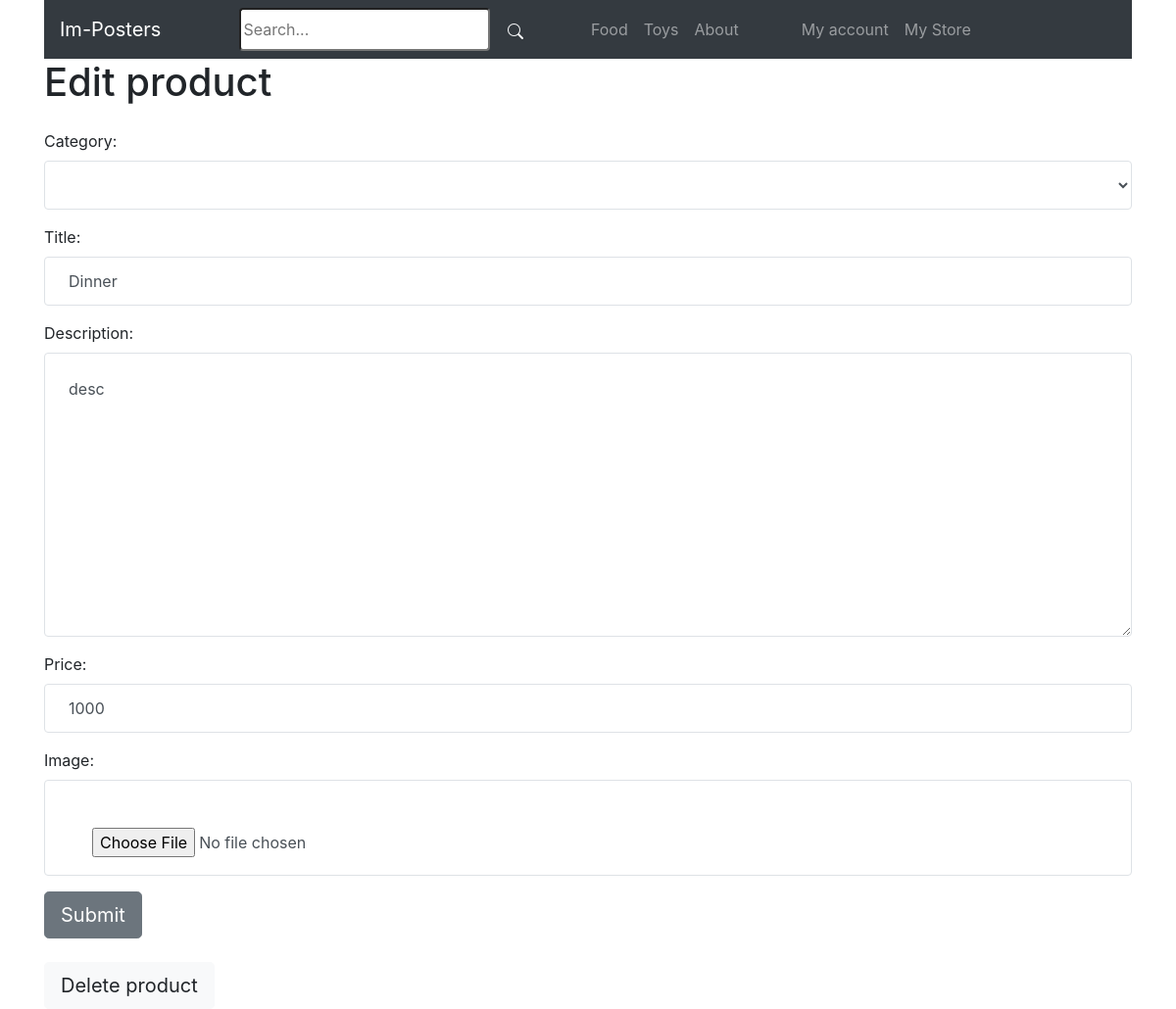
/my-store/edit-product/7/ (signed in), run on the app's committed database.
### store/models.py (models this page shows, shortened)
class Category(models.Model):
    title = models.CharField(max_length=50)
    slug = models.SlugField(max_length=50)
    class Meta:
        verbose_name_plural = 'Categories'
    def __str__(self):
        return self.title

class Product(models.Model):
    DRAFT = 'draft'
    WAITING_APPROVAL = 'waitingapproval'
    ACTIVE = 'active'
    DELETED = 'deleted'
    STATUS_CHOICES = (
        (DRAFT, 'Draft'),
        (WAITING_APPROVAL, 'Waiting approval'),
        (ACTIVE, 'Active'),
        (DELETED, 'Deleted'),
    )
    user = models.ForeignKey(User, related_name='products', on_delete=models.CASCADE)
    category = models.ForeignKey(Category, related_name='products', on_delete=models.CASCADE)
    title = models.CharField(max_length=50)
    slug = models.SlugField(max_length=50)
    description = models.TextField(blank=True)
    price = models.IntegerField()
    image = models.ImageField(upload_to='uploads/product_images', blank=True, null=True)
    thumbnail = models.ImageField(upload_to='uploads/product_images/thumbnail', blank=True, null=True)
    created_at = models.DateTimeField(auto_now_add=True)
    updated_at = models.DateTimeField(auto_now=True)
    status = models.CharField(max_length=50, choices=STATUS_CHOICES, default=ACTIVE)
    class Meta:
        ordering = ('-created_at',)

### userprofile/views.py (the view)
# urls.py: path('my-store/edit-product/<int:pk>/', views.edit_product, name='edit_product'),
@login_required
def edit_product(request, pk):
    product = Product.objects.filter(user=request.user).get(pk=pk)
    if request.method == 'POST':
        form = ProductForm(request.POST, request.FILES, instance=product)
        if form.is_valid():
            form.save()
            messages.success(request, 'Saved changes!')
            return redirect('my_store')
    else:
        form = ProductForm(instance=product)
    return render(request, 'userprofile/product_form.html', {
        'title': 'Edit product',
        'product': product,
        'form': form
    })

### store/forms.py
class ProductForm(forms.ModelForm):
    class Meta:
        model = Product
        fields = ('category', 'title', 'description', 'price', 'image',)
        widgets = {
            'category': forms.Select(attrs={
                'class': 'form-control p-4 border border-gray-200'
            }),
            'title': forms.TextInput(attrs={
                'class': 'form-control p-4 border border-gray-200'
            }),
            'description': forms.Textarea(attrs={
                'class': 'form-control p-4 border border-gray-200'
            }),
            'price': forms.TextInput(attrs={
                'class': 'form-control p-4 border border-gray-200'
            }),
            'image': forms.FileInput(attrs={
                'class': 'form-control p-5 border border-gray-200'
            }),
                    }

### store/templatetags/menu.py (called while the page is built)
@register.inclusion_tag('core/menu.html')
def menu():
    categories = Category.objects.all()
    return {'categories': categories}

### userprofile/templates/userprofile/product_form.html (shortened to what this page needs)
{% extends 'core/base.html' %}
{% block content %}
<div class="container">
    <h1>{{ title }}</h1>
    <form method="post" action="" enctype="multipart/form-data" class="my-4">
        {{ form.as_p }}
        <button class="btn btn-secondary btn-lg">Submit</button>
    </form>
    {% if product %}
        <a href="{% url 'delete_product' product.id %}" class="btn btn-light btn-lg">Delete product</a>
    {% endif %}
</div>
{% endblock %}

### core/templates/core/menu.html
{% for category in categories %}
<a class="nav-link" href="{% url 'category_detail' category.slug %}">{{ category.title }}</a>
{% endfor %}
<a class="nav-link" href="{% url 'about' %}">About</a>

### data on the page
Category: title "Food", title "Dinner"
Category: title "Toys"
Product: category "Food", description "desc", price "1000"

### other printed values
{{ title }} "Edit product"
